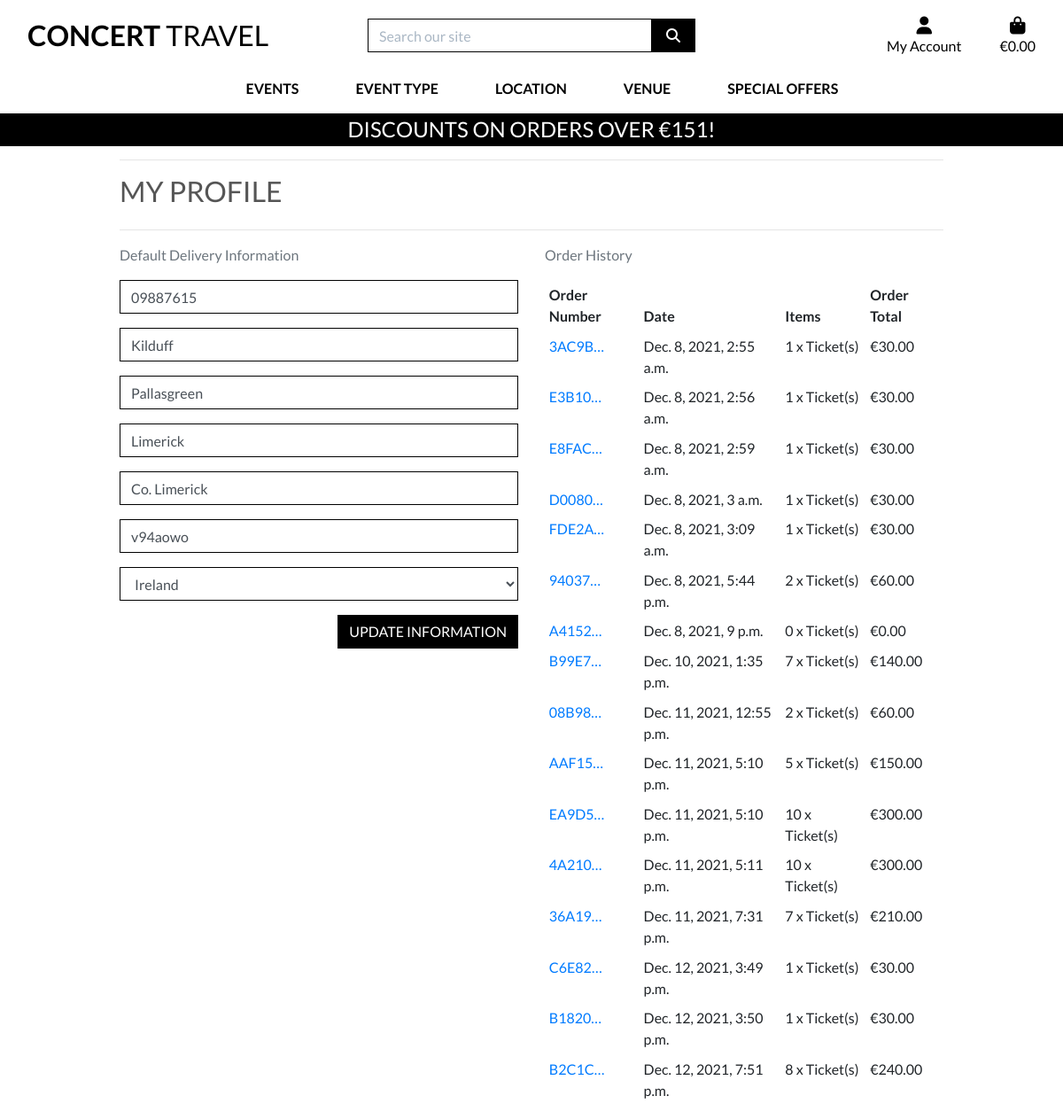
/profile/ (signed in), run on an earlier commit of the app's database.
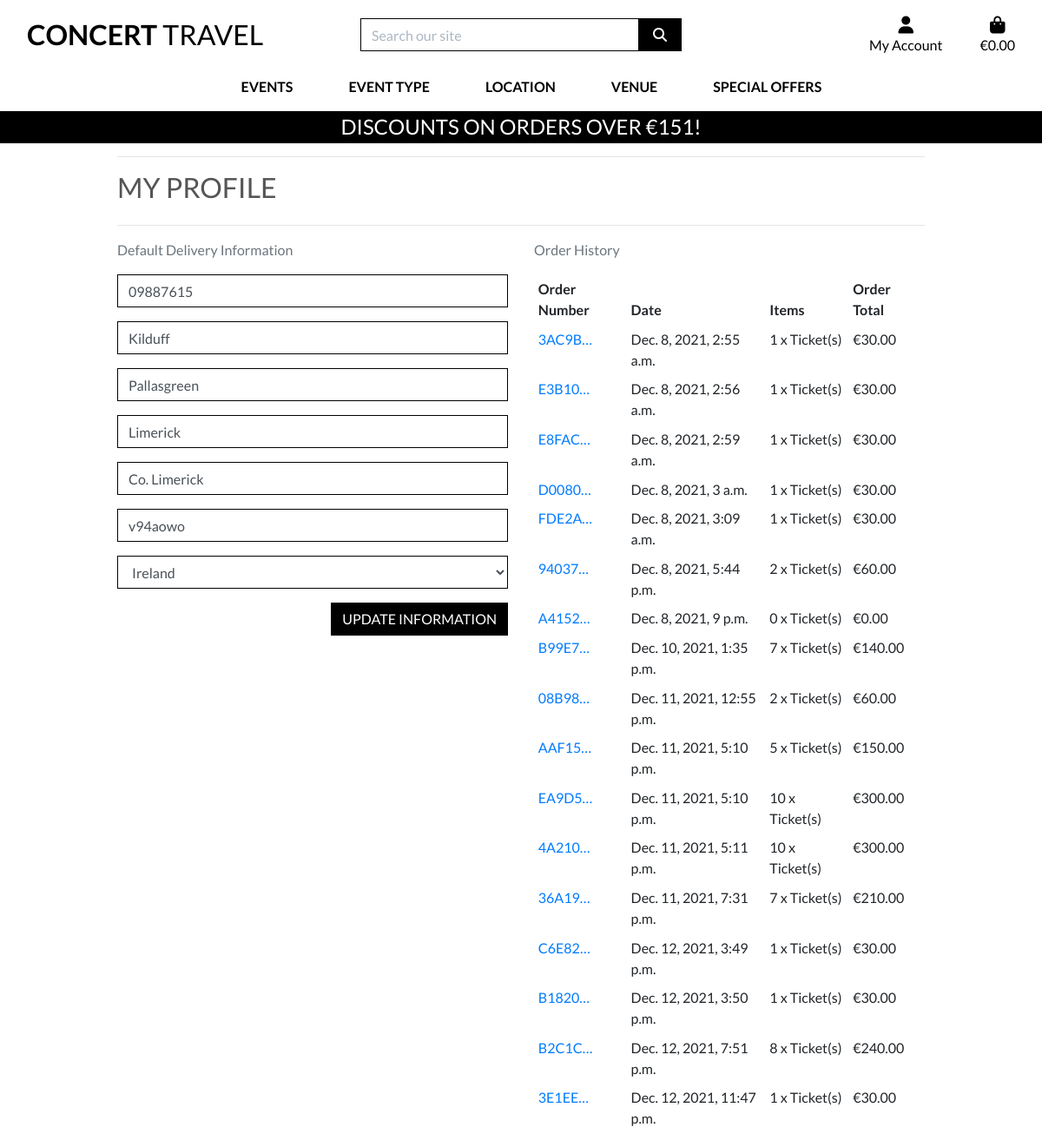
And on a later commit of the database.
### profiles/models.py (models this page shows, shortened)
class UserProfile(models.Model):
    user = models.OneToOneField(User, on_delete=models.CASCADE)
    default_phone_number = models.CharField(max_length=20,
                                            null=True, blank=True)
    default_street_address1 = models.CharField(max_length=80,
                                               null=True, blank=True)
    default_street_address2 = models.CharField(max_length=80,
                                               null=True, blank=True)
    default_town_or_city = models.CharField(max_length=40,
                                            null=True, blank=True)
    default_county = models.CharField(max_length=80,
                                      null=True, blank=True)
    default_postcode = models.CharField(max_length=20,
                                        null=True, blank=True)
    default_country = CountryField(blank_label='Country',
                                   null=True, blank=True)

### checkout/models.py (models this page shows, shortened)
class Order(models.Model):
    order_number = models.CharField(max_length=32, null=False, editable=False)
    full_name = models.CharField(max_length=50, null=False, blank=False)
    email = models.EmailField(max_length=254, null=False, blank=False)
    phone_number = models.CharField(max_length=20, null=False, blank=False)
    country = CountryField(blank_label='Country *', null=False, blank=False)
    postcode = models.CharField(max_length=20, null=True, blank=True)
    town_or_city = models.CharField(max_length=40, null=False, blank=False)
    street_address1 = models.CharField(max_length=80, null=False, blank=False)
    street_address2 = models.CharField(max_length=80, null=True, blank=True)
    county = models.CharField(max_length=80, null=True, blank=True)
    date = models.DateTimeField(auto_now_add=True)
    order_total = models.DecimalField(max_digits=10, decimal_places=2, null=False, default=0)
    original_bag = models.TextField(null=False, blank=False, default='')
    stripe_pid = models.CharField(max_length=254, null=False, blank=False, default='')
    user_profile = models.ForeignKey(UserProfile, on_delete=models.SET_NULL,
                                     null=True, blank=True, related_name='orders')
    discount = models.DecimalField(max_digits=6, decimal_places=2,
                                        null=False, default=0)
    grand_total = models.DecimalField(max_digits=10, decimal_places=2,
                                      null=False, default=0)

### profiles/views.py (the view)
# urls.py: path('profile/', include('profiles.urls')),
@login_required
def profile(request):
    profile = get_object_or_404(UserProfile, user=request.user)
    if request.method == 'POST':
        form = UserProfileForm(request.POST, instance=profile)
        if form.is_valid():
            form.save()
            messages.success(request, 'Profile updated successfully')
        else:
            messages.error(request, 'Update failed. \
                                    Please ensure the form is valid.')
    else:
        form = UserProfileForm(instance=profile)
    orders = profile.orders.all()
    template = 'profiles/profile.html'
    context = {
        'form': form,
        'orders': orders,
        'on_profile_page': True
    }
    return render(request, template, context)

### profiles/forms.py
class UserProfileForm(forms.ModelForm):
    class Meta:
        model = UserProfile
        exclude = ('user',)
    def __init__(self, *args, **kwargs):
        super().__init__(*args, **kwargs)
        placeholders = {
            'default_phone_number': 'Phone Number',
            'default_postcode': 'Postal Code',
            'default_town_or_city': 'Town or City',
            'default_street_address1': 'Street Address 1',
            'default_street_address2': 'Street Address 2',
            'default_county': 'County, State or Locality',
        }
        self.fields['default_phone_number'].widget.attrs['autofocus'] = True
        for field in self.fields:
            if field != 'default_country':
                if self.fields[field].required:
                    placeholder = f'{placeholders[field]} *'
                else:
                    placeholder = placeholders[field]
                self.fields[field].widget.attrs['placeholder'] = placeholder
            self.fields[field].widget.attrs['class'] = 'border-black rounded-0 \
                                                        profile-form-input'
            self.fields[field].label = False

### profiles/templates/profiles/profile.html (shortened to what this page needs)
{% extends "base.html" %}
{% load static %}
{% block page_header %}
    <div class="container header-container">
    </div>
{% endblock %}
{% block content %}
    <div class="overlay"></div>
    <div class="container">
        <div class="row">
            <div class="col">
                <hr>
                <h2 class="logo-font mb-4">My Profile</h2>
                <hr>
            </div>
        </div>
        <div class="row">
            <div class="col-12 col-lg-6">
                <p class="text-muted">Default Delivery Information</p>
                <form class="mt-3" action="{% url 'profile' %}" method="POST" id="profile-update-form">
                    {{ form|crispy }}
                    <button class="btn btn-black rounded-0 text-uppercase float-right">Update Information</button>
                </form>
            </div>
            <div class="col-12 col-lg-6">
                <p class="text-muted">Order History</p>
                <div class="order-history table-responsive">
                    <table class="table table-sm table-borderless">
                        <thead>
                            <tr>
                                <th>Order Number</th>
                                <th>Date</th>
                                <th>Items</th>
                                <th>Order Total</th>
                            </tr>
                        </thead>
                        <tbody>
                            {% for order in orders %}
                                <tr>
                                    <td>
                                        <a href="{% url 'order_history' order.order_number %}"
                                        title="{{ order.order_number }}">
                                            {{ order.order_number|truncatechars:6 }}
                                        </a>
                                    </td>
                                    <td>{{ order.date }}</td>
                                    <td>{{ order.lineitems.count }} x Ticket(s)</td>
                                    <td>€{{ order.order_total }}</td>
                                </tr>
                            {% endfor %}
                        </tbody>
                    </table>
                </div>
            </div>
        </div>
{% endblock %}

### templates/base.html (shortened to what this page needs)
{% load static %}
<!doctype html>
<html lang="en">
  <head>
    {% block corecss %}
        <link rel="stylesheet" href="https://stackpath.bootstrapcdn.com/bootstrap/4.4.1/css/bootstrap.min.css">
        <link rel="stylesheet" href="{% static 'css/base.css' %}">
    {% endblock %}
  </head>
  <body>
    <header class="container-fluid fixed-top">
        <div class="row bg-white pt-lg-2 d-none d-lg-flex" id="topnav">
            <div class="col-12 col-lg-4 my-auto py-1 py-lg-0 text-center text-lg-left">
                <a href="{% url 'home' %}" class="nav-link main-logo-link">
                    <h2 class="logo-font text-black my-0"><strong>Concert</strong> Travel</h2>
                </a>
            </div>
            <div class="col-12 col-lg-4 my-auto py-1 py-lg-0">
                <form method="GET" action="{% url 'events' %}">
                    <div class="input-group w-100">
                        <input class="form-control border border-black rounded-0" type="text" name="q" placeholder="Search our site">
                        <div class="input-group-append">
                            <button class="form-control btn btn-black border border-black rounded-0" type="submit">
                                <span class="icon">
                                    <i class="fas fa-search"></i>
                                </span>
                            </button>
                        </div>
                    </div>
                </form>
            </div>
            <div class="col-12 col-lg-4 my-auto py-1 py-lg-0">
                <ul class="list-inline list-unstyled text-center text-lg-right my-0">
                    <li class="list-inline-item dropdown">
                        <a class="text-black nav-link" href="#" id="user-options" data-toggle="dropdown" aria-haspopup="true" aria-expanded="false">
                            <div class="text-center">
                                <div><i class="fas fa-user fa-lg"></i></div>
                                <p class="my-0">My Account</p>
                            </div>
                        </a>
                    </li>
                    <li class="list-inline-item">
                        <a class="{% if grand_total %}text-info font-weight-bold{% else %}text-black{% endif %} nav-link" href="{% url 'view_bag' %}">
                            <div class="text-center">
                                <div><i class="fas fa-shopping-bag fa-lg"></i></div>
                                <p class="my-0">
                                    {% if grand_total %}
                                        €{{ grand_total|floatformat:2 }}
                                    {% else %}
                                        €0.00
                                    {% endif %}
                                </p>
                            </div>
                        </a>
                    </li>
                </ul>
            </div>
        </div>
        <div class="row bg-white">
            <nav class="navbar navbar-expand-lg navbar-light w-100">
                {% include 'includes/main_nav.html' %}
            </nav>
        </div>
        <div id="delivery-banner" class="row text-center">
            <div class="col bg-black text-white">
                <h4 class="logo-font my-1">Discounts on orders over €{{ discount_threshold }}!</h4>
            </div>
        </div>
    </header>
        {% block page_header %}
        {% endblock %}
        {% block content %}
        {% endblock %}
  </body>
</html>

### templates/includes/main_nav.html (shortened to what this page needs)
<div class="collapse navbar-collapse" id="main-nav">
    <ul class="navbar-nav w-auto mx-auto">
        <li class="nav-item dropdown">
            <a class="logo-font font-weight-bold nav-link text-black mr-5" href="#" id="all-products-link" data-toggle="dropdown" aria-haspopup="true" aria-expanded="false">
                Events
            </a>
        </li>
        <li class="nav-item dropdown">
            <a class="logo-font font-weight-bold nav-link text-black mr-5" href="#" id="clothing-link" data-toggle="dropdown" aria-haspopup="true" aria-expanded="false">
                Event Type
            </a>
        </li>
        <li class="nav-item dropdown">
            <a class="logo-font font-weight-bold nav-link text-black mr-5" href="#" id="clothing-link" data-toggle="dropdown" aria-haspopup="true" aria-expanded="false">
                Location
            </a>
        </li>
        <li class="nav-item dropdown">
            <a class="logo-font font-weight-bold nav-link text-black mr-5" href="#" id="homeware-link" data-toggle="dropdown" aria-haspopup="true" aria-expanded="false">
                Venue
            </a>
        </li>
        <li class="nav-item dropdown">
            <a class="logo-font font-weight-bold nav-link text-black" href="#" id="specials-link" data-toggle="dropdown" aria-haspopup="true" aria-expanded="false">
                Special Offers
            </a>
        </li>
    </ul>
</div>

### static/css/base.css (style rules this page uses)
html { height: 100%; }
body { height: calc(100vh - 164px); color: #555; font-family: 'Lato'; ; }
.icon { align-items: center; display: inline-flex; justify-content: center; height: 1.5rem; width: 1.5rem; }
.logo-font { text-transform: uppercase; }
.main-logo-link { width: fit-content; }
.btn-black { background: black; color: white; }
.text-black { color: #000 !important; }
.border-black { border: 1px solid black !important; }
.bg-black { background: #000 !important; }
.overlay { height: 100%; width: 100%; top: 0; left: 0; position: fixed; background: white; z-index: -1; }
input[name='q']::placeholder { color: #aab7c4; }
@media (min-width: 1200px) { .container { max-width: 80%; } }
@media (min-width: 992px) { .header-container { padding-top: 164px; } }

What changed in the data, as far as the page shows it:
added Order: order_number "3E1EE…", date "Dec. 12, 2021, 11:47 p.m.", lineitems.count "1", order_total "30.00"
